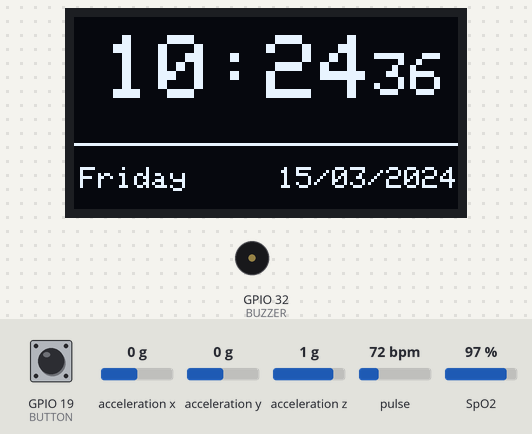
This sketch was run on a simulated ESP32. Parts: 128×64 one-colour display, buzzer (waves = sounding). Wiring (inferred from the names in the program): MPU-6050 motion sensor at I2C address 0x68. The inputs (shaded band) are chosen by the test bench; at power-on: pulse 72 bpm, GPIO 19 (BUTTON) HIGH, acceleration x 0 g, acceleration y 0 g, acceleration z 1 g, SpO2 97 %. WiFi joins after 1.5 s; servers stay silent unless stated; uploads are accepted with an empty reply; the local clock reads 2024-03-15 10:24:30 at power-on unless the sketch sets it; what the sketch prints to the serial monitor is not drawn.

Above: at 7.2 s.
7.3 s: pulse set to 119 bpm
13.2 s: pulse set to 122 bpm
At 18.55 s:
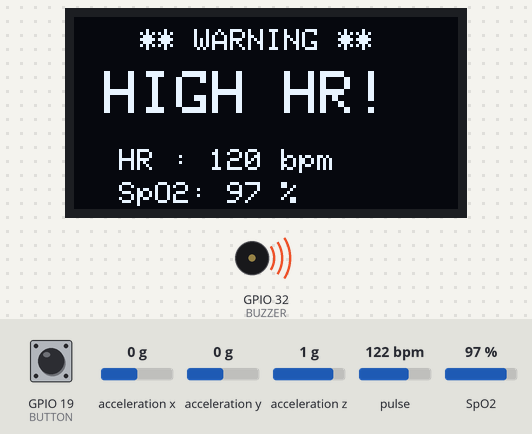
19.8 s: GPIO 19 (BUTTON) pulled LOW for 1 s
At 21.3 s:
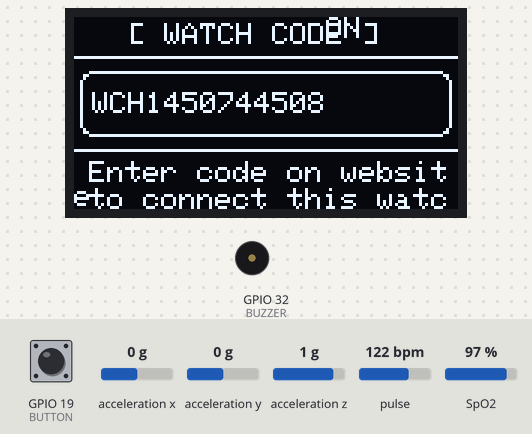
22.3 s: GPIO 19 (BUTTON) pulled LOW for 1 s
At 23.02 s:
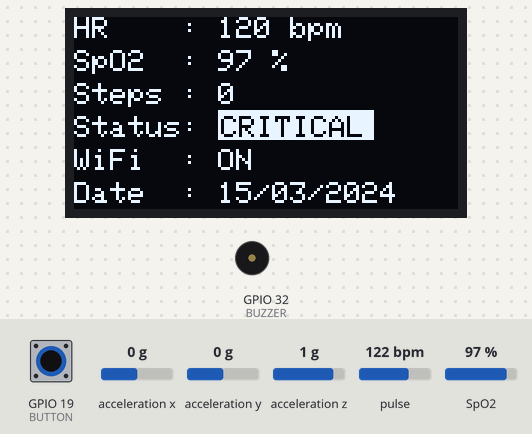
24.8 s: GPIO 19 (BUTTON) pulled LOW for 3.2 s
At 28.3 s:
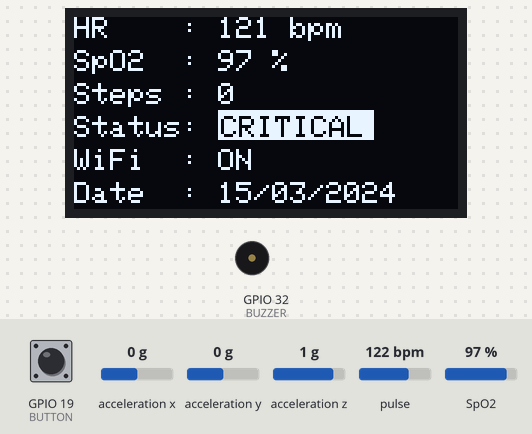
32.0 s: pulse set to 42 bpm
At 34.2 s:
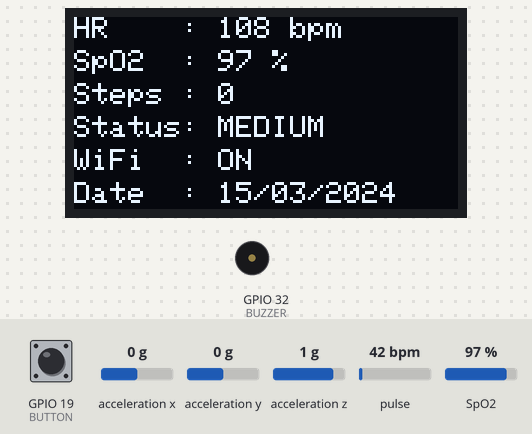
Timing chart, 0 to 35.7 s (numbered marks = the images above; inputs shaded):
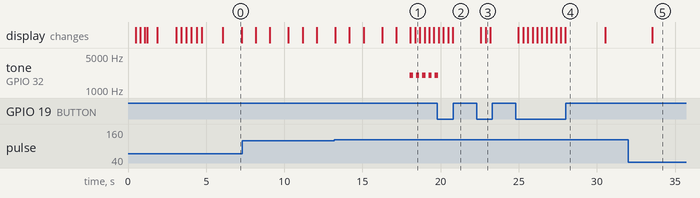

Measured:
- the behaviour switches between 120 and 121 bpm on pulse (found by bisection; images 0 and 1)
- after the input at 13.2 s, tone on GPIO 32 (BUZZER): alternates 2000 Hz for 0.20 s and silent for 0.20 s, starting after 4.8 s; the display: first differs from a run without the input after 4.9 s (image 1 shows a later state)
- after the input at 19.8 s, tone on GPIO 32 (BUZZER): goes on until 19.8 s, then stays silent; the display: first differs from a run without the input after 0.38 s (image 2 shows a later state)
- after the input at 22.3 s, the display: first changes after 0.28 s (image 3 shows a later state)
- after the input at 24.8 s, the display: first changes after 0.18 s (image 4 shows a later state)
- after the input at 32.0 s, the display: changes after 1.5 s (image 5)
- what the display in image 0 shows lasts 1.2 s, from 6.1 s to 7.3 s

The sketch:

final_code.ino
```cpp
#include <Adafruit_GFX.h>
#include <Adafruit_SSD1306.h>
#include <WiFi.h>
#include <SPI.h>
#include <Wire.h>
#include <time.h>
#include <HTTPClient.h>
#include <WiFiClient.h>
#include "MAX30100_PulseOximeter.h"
// Pin Definitions
#define OLED_MOSI   23
#define OLED_CLK    18
#define OLED_DC     33
#define OLED_CS      5
#define OLED_RESET  25
#define BUTTON      19
#define BUZZER      32
// I2C Bus pins
// MAX30100 must be on default Wire bus because library uses Wire internally
#define POX_SDA     26
#define POX_SCL     27
// MPU6050 moved to Wire1 bus
#define MPU_SDA     21
#define MPU_SCL     22
// MPU6050 Registers
#define MPU_ADDR       0x68
#define MPU_PWR        0x6B
#define MPU_ACCEL_OUT  0x3B
// Timing
#define POX_READ_MS          3000UL
#define SEND_INTERVAL_MS    30000UL
#define MOTION_INTERVAL_MS     20UL
#define DISPLAY_INTERVAL_MS   300UL
#define BTN_DEBOUNCE_MS       300UL
#define TIME_READ_TIMEOUT_MS   10UL
#define HTTP_TIMEOUT_MS      4000UL
#define WIFI_RETRY_MS        5000UL
#define POX_STALE_MS        15000UL
// Objects
Adafruit_SSD1306 display(128, 64, &SPI, OLED_DC, OLED_RESET, OLED_CS);
PulseOximeter pox;
// WiFi / Server
const char *ssid     = "nord4";
const char *password = "26052008";
String serverBaseURL = "http://10.232.166.213:3000";
const char *serverUpdatePath = "/update";
String watchID  = "WCH" + String((uint32_t)ESP.getEfuseMac());
// Sensor Values
float heartRate  = 0.0f;
float spo2       = 0.0f;
int   stepCount  = 0;
bool  poxReady   = false;
// Running Average (6 samples)
#define AVG_SIZE    6
float  hrBuf[AVG_SIZE]  = {0};
float  sp2Buf[AVG_SIZE] = {0};
int    avgIdx           = 0;
int    validSamples     = 0;
// Alert State
bool fallDetected   = false;
bool alertDismissed = false;
bool criticalAlertDismissed = false;   // <-- ADD THIS
bool buzzerActive   = false;
bool beepState      = false;
// Step Detection
bool stepRise = false;

String urlEncode(const String &value) {
  String out = "";
  const char *hex = "0123456789ABCDEF";
  for (size_t i = 0; i < value.length(); i++) {
    uint8_t c = (uint8_t)value[i];
    bool ok = (c >= 'a' && c <= 'z') ||
              (c >= 'A' && c <= 'Z') ||
              (c >= '0' && c <= '9') ||
              c == '-' || c == '_' || c == '.' || c == '~';
    if (ok) {
      out += (char)c;
    } else {
      out += '%';
      out += hex[c >> 4];
      out += hex[c & 0x0F];
    }
  }
  return out;
}

String buildUpdateURL() {
  String url = serverBaseURL + String(serverUpdatePath)
             + "?watchID=" + urlEncode(watchID)
             + "&hr=" + String((int)heartRate)
             + "&spo2=" + String((int)spo2)
             + "&steps=" + String(stepCount)
             + "&status=" + urlEncode(getStatus());
  return url;
}
// Display
int page = 0;
// Timers
unsigned long lastPoxRead   = 0;
unsigned long lastMotion    = 0;
unsigned long lastDisplay   = 0;
unsigned long lastSend      = 0;
unsigned long lastBtnTime   = 0;
unsigned long lastWiFiRetry = 0;
unsigned long lastBeatSeen  = 0;
unsigned long lastBeep      = 0;
// Thresholds
const float STEP_UP     =  2.5f;
const float STEP_DOWN   =  1.0f;
const float FALL_THRESH = 19.0f;
// BEAT CALLBACK
void onBeatDetected() {
  lastBeatSeen = millis();
}
// BUTTON
bool buttonPressedDebounced() {
  if (digitalRead(BUTTON) != LOW) return false;
  if (millis() - lastBtnTime < BTN_DEBOUNCE_MS) return false;
  lastBtnTime = millis();
  return true;
}
// MPU6050 (uses Wire1 bus)
void initMPU() {
  Wire1.beginTransmission(MPU_ADDR);
  Wire1.write(MPU_PWR);
  Wire1.write(0x00);
  Wire1.endTransmission(true);
  delay(100);
  Serial.println("MPU6050 OK");
}
bool readAccel(float &ax, float &ay, float &az) {
  Wire1.beginTransmission(MPU_ADDR);
  Wire1.write(MPU_ACCEL_OUT);
  if (Wire1.endTransmission(false) != 0) return false;
  if (Wire1.requestFrom((uint8_t)MPU_ADDR, (uint8_t)6, (uint8_t)true) < 6) return false;
  int16_t rx = ((int16_t)Wire1.read() << 8) | Wire1.read();
  int16_t ry = ((int16_t)Wire1.read() << 8) | Wire1.read();
  int16_t rz = ((int16_t)Wire1.read() << 8) | Wire1.read();
  ax = (rx / 16384.0f) * 9.81f;
  ay = (ry / 16384.0f) * 9.81f;
  az = (rz / 16384.0f) * 9.81f;
  return true;
}
void updateMotion() {
  if (millis() - lastMotion < MOTION_INTERVAL_MS) return;
  lastMotion = millis();
  float ax, ay, az;
  if (!readAccel(ax, ay, az)) return;
  float mag   = sqrt(ax * ax + ay * ay + az * az);
  float delta = mag - 9.81f;
  if (mag > FALL_THRESH && !fallDetected) {
    fallDetected   = true;
    alertDismissed = false;
    Serial.println("FALL DETECTED!");
  }
  if (!stepRise && delta > STEP_UP) stepRise = true;
  else if (stepRise && delta < STEP_DOWN) {
    stepRise = false;
    stepCount++;
  }
}
// HEALTH STATUS
String getStatus() {
  if (heartRate > 120 || (spo2 > 0 && spo2 < 90)) return "CRITICAL";
  if (heartRate > 100) return "MEDIUM";
  return "NORMAL";
}
bool isCritical() {
  return (heartRate > 120 || (spo2 > 0 && spo2 < 90));
}
// BUZZER
void updateBuzzer() {
  // Re-arm critical alarm automatically when vitals become normal
  if (!isCritical()) {
    criticalAlertDismissed = false;
  }
  bool shouldBuzz = (fallDetected && !alertDismissed) || (isCritical() && !criticalAlertDismissed);
  if (!shouldBuzz) {
    if (buzzerActive) {
      ledcDetach(BUZZER);
      pinMode(BUZZER, OUTPUT);
      digitalWrite(BUZZER, LOW);
      buzzerActive = false;
      beepState    = false;
    }
    return;
  }
  buzzerActive = true;
  if (millis() - lastBeep >= 200UL) {
    lastBeep  = millis();
    beepState = !beepState;
    if (beepState) {
      ledcAttach(BUZZER, 2000, 8);
      ledcWrite(BUZZER, 128);
    } else {
      ledcWrite(BUZZER, 0);
    }
  }
}
// DISPLAY HELPERS
void fadeIn(const char *txt, int sz, int x, int y) {
  int  d[]    = {60, 80, 50, 100, 60, 140, 80, 200};
  bool show[] = {true, false, true, false, true, false, true, true};
  for (int i = 0; i < 8; i++) {
    display.clearDisplay();
    if (show[i]) {
      display.setTextSize(sz);
      display.setTextColor(SSD1306_WHITE);
      display.setCursor(x, y);
      display.println(txt);
    }
    display.display();
    delay(d[i]);
  }
}
void showHello() {
  fadeIn("HELLO", 3, 15, 15);
  delay(300);
  display.setTextSize(1);
  display.setTextColor(SSD1306_WHITE);
  display.setCursor(22, 50);
  display.println("SmartWatch v1.0");
  display.display();
  delay(1200);
}
// WiFi
void connectWiFiBlocking() {
  WiFi.begin(ssid, password);
  unsigned long started = millis();
  int dots = 0;
  while (WiFi.status() != WL_CONNECTED) {
    display.clearDisplay();
    display.setTextColor(SSD1306_WHITE);
    display.setTextSize(1);
    display.setCursor(5, 4);
    display.println("Connecting to WiFi");
    display.setCursor(5, 18);
    display.print("Network: ");
    display.println(ssid);
    display.setCursor(5, 34);
    display.print("Please wait");
    for (int i = 0; i < (dots % 4); i++) display.print(".");
    display.setCursor(5, 50);
    display.print("Time: ");
    display.print((millis() - started) / 1000);
    display.print("s");
    display.display();
    dots++;
    delay(300);
    if (millis() - started > 15000UL) break;
  }
  display.clearDisplay();
  display.setTextColor(SSD1306_WHITE);
  display.setTextSize(1);
  if (WiFi.status() == WL_CONNECTED) {
    display.setCursor(20, 8);
    display.println("WiFi Connected!");
    display.drawLine(0, 20, 128, 20, SSD1306_WHITE);
    display.setCursor(5, 28);
    display.print("IP: ");
    display.println(WiFi.localIP().toString());
    display.setCursor(5, 42);
    display.print("SSID: ");
    display.println(ssid);
  } else {
    display.setCursor(8, 18);
    display.println("WiFi not connected");
    display.setCursor(8, 35);
    display.println("Will retry in loop");
  }
  display.display();
  delay(1200);
}
void ensureWiFi() {
  if (WiFi.status() == WL_CONNECTED) return;
  if (millis() - lastWiFiRetry < WIFI_RETRY_MS) return;
  lastWiFiRetry = millis();
  WiFi.disconnect();
  WiFi.begin(ssid, password);
}
// DISPLAY PAGES
void showTime() {
  display.clearDisplay();
  display.setTextColor(SSD1306_WHITE);
  struct tm t;
  if (getLocalTime(&t, TIME_READ_TIMEOUT_MS)) {
    char buf[16];
    strftime(buf, sizeof(buf), "%H:%M", &t);
    display.setTextSize(3);
    display.setCursor(10, 6);
    display.println(buf);
    strftime(buf, sizeof(buf), ":%S", &t);
    display.setTextSize(2);
    display.setCursor(88, 12);
    display.println(buf);
    display.drawLine(0, 42, 128, 42, SSD1306_WHITE);
    strftime(buf, sizeof(buf), "%A", &t);
    display.setTextSize(1);
    display.setCursor(2, 50);
    display.println(buf);
    strftime(buf, sizeof(buf), "%d/%m/%Y", &t);
    display.setCursor(68, 50);
    display.println(buf);
  } else {
    display.setTextSize(2);
    display.setCursor(5, 24);
    display.println("Syncing...");
  }
  display.display();
}
void showData() {
  display.clearDisplay();
  display.setTextColor(SSD1306_WHITE);
  display.setTextSize(1);
  display.setCursor(0, 0);
  display.print("HR    : ");
  if (heartRate >= 30) {
    display.print((int)heartRate);
    display.print(" bpm");
  } else {
    if ((millis() / 500) % 2 == 0) display.print("-- bpm");
    else display.print("   bpm");
  }
  display.setCursor(0, 11);
  display.print("SpO2  : ");
  if (spo2 >= 70) {
    display.print((int)spo2);
    display.print(" %");
  } else {
    if ((millis() / 500) % 2 == 0) display.print("-- %");
    else display.print("   %");
  }
  display.setCursor(0, 22);
  display.print("Steps : ");
  display.print(stepCount);
  display.setCursor(0, 33);
  display.print("Status: ");
  String st = getStatus();
  if (st == "CRITICAL") {
    display.fillRect(48, 31, 52, 10, SSD1306_WHITE);
    display.setTextColor(SSD1306_BLACK);
    display.setCursor(49, 33);
    display.print("CRITICAL");
    display.setTextColor(SSD1306_WHITE);
  } else {
    display.print(st);
  }
  display.setCursor(0, 44);
  display.print("WiFi  : ");
  display.print(WiFi.status() == WL_CONNECTED ? "ON" : "OFF");
  struct tm t;
  if (getLocalTime(&t, TIME_READ_TIMEOUT_MS)) {
    char buf[12];
    strftime(buf, sizeof(buf), "%d/%m/%Y", &t);
    display.setCursor(0, 55);
    display.print("Date  : ");
    display.print(buf);
  }
  display.display();
}
void showCode() {
  display.clearDisplay();
  display.setTextColor(SSD1306_WHITE);
  display.setTextSize(1);
  display.setCursor(18, 2);
  display.println("[ WATCH CODE ]");
  display.drawLine(0, 13, 128, 13, SSD1306_WHITE);
  display.drawRoundRect(2, 18, 124, 22, 4, SSD1306_WHITE);
  display.setCursor(6, 25);
  display.println(watchID);
  display.drawLine(0, 44, 128, 44, SSD1306_WHITE);
  display.setCursor(5, 48);
  display.println("Enter code on website");
  display.setCursor(5, 57);
  display.println("to connect this watch");
  if (WiFi.status() == WL_CONNECTED) {
    display.setCursor(84, 0);
    display.print("ON");
  } else {
    display.setCursor(80, 0);
    display.print("OFF");
  }
  display.display();
}
void showFallAlert() {
  display.clearDisplay();
  display.setTextColor(SSD1306_WHITE);
  if ((millis() / 350) % 2 == 0) {
    display.drawRect(0, 0, 128, 64, SSD1306_WHITE);
    display.drawRect(3, 3, 122, 58, SSD1306_WHITE);
  }
  display.setTextSize(2);
  display.setCursor(8, 6);
  display.println("!! FALL !!");
  display.setTextSize(2);
  display.setCursor(8, 26);
  display.println("DETECTED");
  display.setTextSize(1);
  display.setCursor(5, 52);
  display.println("Press BTN if you're OK");
  display.display();
}
void showCriticalHR() {
  display.clearDisplay();
  display.setTextColor(SSD1306_WHITE);
  if ((millis() / 300) % 2 == 0) display.drawRect(0, 0, 128, 64, SSD1306_WHITE);
  display.setTextSize(1);
  display.setCursor(22, 4);
  display.println("** WARNING **");
  display.setTextSize(2);
  display.setCursor(10, 18);
  display.println("HIGH HR!");
  display.setTextSize(1);
  display.setCursor(15, 44);
  display.print("HR : ");
  display.print((int)heartRate);
  display.println(" bpm");
  display.setCursor(15, 55);
  display.print("SpO2: ");
  display.print((int)spo2);
  display.println(" %");
  display.display();
}
// HTTP SEND
void sendData() {
  if (WiFi.status() != WL_CONNECTED) return;
  WiFiClient client;
  HTTPClient http;
  String url = buildUpdateURL();
  Serial.print("URL: ");
  Serial.println(url);
  http.begin(client, url);
  http.setTimeout(HTTP_TIMEOUT_MS);
  int httpCode = http.GET();
  Serial.print("Server: ");
  Serial.println(httpCode);
  if (httpCode <= 0) {
    Serial.print("HTTP error: ");
    Serial.println(http.errorToString(httpCode));
  }
  http.end();
}
// MAX30100 INIT (uses default Wire bus)
void initMAX30100() {
  Serial.print("MAX30100 init (default Wire, SDA=26 SCL=27)... ");
  // Quick I2C scan on Wire to verify sensor is visible
  Serial.println("\n-- I2C scan on MAX30100 bus --");
  bool found57 = false;
  for (uint8_t a = 1; a < 127; a++) {
    Wire.beginTransmission(a);
    if (Wire.endTransmission() == 0) {
      Serial.print("  0x");
      if (a < 16) Serial.print("0");
      Serial.print(a, HEX);
      if (a == 0x57) {
        Serial.print(" <-- MAX30100 FOUND!");
        found57 = true;
      }
      Serial.println();
    }
  }
  if (!found57) {
    Serial.println("  0x57 NOT found - check SDA=26, SCL=27 wiring to MAX30100");
  }
  Serial.println("-----------------------------");
  if (!pox.begin()) {
    Serial.println("FAILED");
    poxReady = false;
    display.clearDisplay();
    display.setTextSize(1);
    display.setTextColor(SSD1306_WHITE);
    display.setCursor(5, 10);
    display.println("MAX30100 Error!");
    display.setCursor(5, 25);
    display.println("SDA=26  SCL=27");
    display.setCursor(5, 40);
    display.println("Check wiring!");
    display.display();
    delay(2000);
    return;
  }
  pox.setOnBeatDetectedCallback(onBeatDetected);
  pox.setIRLedCurrent(MAX30100_LED_CURR_50MA);
  poxReady     = true;
  lastPoxRead  = 0;
  lastBeatSeen = millis();
  heartRate = spo2 = 0;
  Serial.println("OK - finger on sensor, hold still 20s");
}
// MAX30100 UPDATE
void updatePox() {
  if (!poxReady) return;
  pox.update();  // MUST run every loop
  if (millis() - lastPoxRead < POX_READ_MS) return;
  lastPoxRead = millis();
  float liveHR   = pox.getHeartRate();
  float liveSpO2 = pox.getSpO2();
  Serial.print("RAW  HR=");
  Serial.print(liveHR, 1);
  Serial.print("  SpO2=");
  Serial.println(liveSpO2, 1);
  if (millis() - lastBeatSeen > POX_STALE_MS) {
    heartRate = spo2 = 0;
    validSamples = avgIdx = 0;
    for (int i = 0; i < AVG_SIZE; i++) {
      hrBuf[i] = 0;
      sp2Buf[i] = 0;
    }
    Serial.println("No finger - cleared");
    return;
  }
  if (liveHR >= 30.0f && liveHR <= 220.0f) hrBuf[avgIdx] = liveHR;
  if (liveSpO2 >= 70.0f && liveSpO2 <= 100.0f) sp2Buf[avgIdx] = liveSpO2;
  avgIdx = (avgIdx + 1) % AVG_SIZE;
  if (validSamples < AVG_SIZE) validSamples++;
  float hrSum = 0, sp2Sum = 0;
  int hrCnt = 0, sp2Cnt = 0;
  for (int i = 0; i < AVG_SIZE; i++) {
    if (hrBuf[i] >= 30.0f) {
      hrSum += hrBuf[i];
      hrCnt++;
    }
    if (sp2Buf[i] >= 70.0f) {
      sp2Sum += sp2Buf[i];
      sp2Cnt++;
    }
  }
  if (hrCnt >= 2) heartRate = hrSum / hrCnt;
  if (sp2Cnt >= 2) spo2 = sp2Sum / sp2Cnt;
  Serial.print("DISP HR=");
  Serial.print(heartRate, 1);
  Serial.print("  SpO2=");
  Serial.print(spo2, 1);
  Serial.print("  buf=");
  Serial.println(validSamples);
}
// DISPLAY UPDATE
void updateDisplay() {
  if (millis() - lastDisplay < DISPLAY_INTERVAL_MS) return;
  lastDisplay = millis();
  if (fallDetected && !alertDismissed) {
    showFallAlert();
    if (buttonPressedDebounced()) {
      fallDetected = false;
      alertDismissed = true;
    }
    return;
  }
  // Re-arm critical dismiss when condition is gone
  if (!isCritical()) {
    criticalAlertDismissed = false;
  }
  // Show critical warning only if not dismissed
  if (isCritical() && !criticalAlertDismissed) {
    showCriticalHR();
    if (buttonPressedDebounced()) {
      criticalAlertDismissed = true;   // <-- dismiss alarm on button press
    }
    return;
  }
  if (buttonPressedDebounced()) {
    page++;
    if (page > 2) page = 0;
  }
  if (page == 0) showTime();
  else if (page == 1) showData();
  else showCode();
}
// SETUP
void setup() {
  Serial.begin(115200);
  delay(500);
  pinMode(BUTTON, INPUT_PULLUP);
  pinMode(BUZZER, OUTPUT);
  digitalWrite(BUZZER, LOW);
  // MAX30100 on default Wire bus (required by library)
  Wire.begin(POX_SDA, POX_SCL);
  Wire.setClock(100000);
  // MPU6050 on Wire1
  Wire1.begin(MPU_SDA, MPU_SCL);
  Wire1.setClock(100000);
  SPI.begin(OLED_CLK, -1, OLED_MOSI);
  if (!display.begin(SSD1306_SWITCHCAPVCC)) {
    Serial.println("OLED failed!");
    while (1) delay(10);
  }
  display.clearDisplay();
  display.setTextColor(SSD1306_WHITE);
  display.display();
  showHello();
  connectWiFiBlocking();
  configTime(19800, 0, "pool.ntp.org", "time.nist.gov");
  initMPU();
  initMAX30100();
}
// LOOP
void loop() {
  updatePox();
  updateMotion();
  updateBuzzer();
  ensureWiFi();
  if (millis() - lastSend >= SEND_INTERVAL_MS) {
    sendData();
    lastSend = millis();
  }
  updateDisplay();
  delay(1);
}
```
